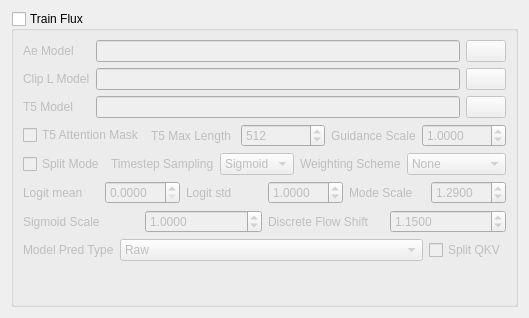
<?xml version="1.0" encoding="UTF-8"?>
<ui version="4.0">
 <class>flux_ui</class>
 <widget class="QWidget" name="flux_ui">
  <property name="geometry">
   <rect>
    <x>0</x>
    <y>0</y>
    <width>523</width>
    <height>318</height>
   </rect>
  </property>
  <property name="windowTitle">
   <string>Form</string>
  </property>
  <layout class="QGridLayout" name="gridLayout">
   <item row="0" column="0">
    <widget class="QGroupBox" name="flux_training_box">
     <property name="title">
      <string>Train Flux</string>
     </property>
     <property name="checkable">
      <bool>true</bool>
     </property>
     <property name="checked">
      <bool>false</bool>
     </property>
     <layout class="QGridLayout" name="gridLayout_2">
      <item row="0" column="0">
       <layout class="QFormLayout" name="formLayout_3">
        <item row="0" column="0">
         <widget class="QLabel" name="label">
          <property name="text">
           <string>Ae Model</string>
          </property>
         </widget>
        </item>
        <item row="0" column="1">
         <layout class="QHBoxLayout" name="horizontalLayout">
          <item>
           <widget class="DragDropLineEdit" name="ae_model_input"/>
          </item>
          <item>
           <widget class="QPushButton" name="ae_model_selector">
            <property name="text">
             <string/>
            </property>
           </widget>
          </item>
         </layout>
        </item>
        <item row="1" column="0">
         <widget class="QLabel" name="label_2">
          <property name="text">
           <string>Clip L Model</string>
          </property>
         </widget>
        </item>
        <item row="1" column="1">
         <layout class="QHBoxLayout" name="horizontalLayout_2">
          <item>
           <widget class="DragDropLineEdit" name="clip_l_model_input"/>
          </item>
          <item>
           <widget class="QPushButton" name="clip_l_model_selector">
            <property name="text">
             <string/>
            </property>
           </widget>
          </item>
         </layout>
        </item>
        <item row="2" column="0">
         <widget class="QLabel" name="label_3">
          <property name="text">
           <string>T5 Model</string>
          </property>
         </widget>
        </item>
        <item row="2" column="1">
         <layout class="QHBoxLayout" name="horizontalLayout_3">
          <item>
           <widget class="DragDropLineEdit" name="t5_model_input"/>
          </item>
          <item>
           <widget class="QPushButton" name="t5_model_selector">
            <property name="text">
             <string/>
            </property>
           </widget>
          </item>
         </layout>
        </item>
        <item row="3" column="0" colspan="2">
         <layout class="QHBoxLayout" name="horizontalLayout_4">
          <item>
           <widget class="QCheckBox" name="apply_t5_attention_mask_enable">
            <property name="sizePolicy">
             <sizepolicy hsizetype="Maximum" vsizetype="Fixed">
              <horstretch>0</horstretch>
              <verstretch>0</verstretch>
             </sizepolicy>
            </property>
            <property name="text">
             <string>T5 Attention Mask</string>
            </property>
           </widget>
          </item>
          <item>
           <widget class="QLabel" name="label_4">
            <property name="maximumSize">
             <size>
              <width>16777215</width>
              <height>16777215</height>
             </size>
            </property>
            <property name="toolTip">
             <string>&lt;html&gt;&lt;head/&gt;&lt;body&gt;&lt;p&gt;Max T5 Token Length represents the largest size a training prompt can be. Note that tokens are not the same as words. This is only for Flux training, 512 is default for dev, and 256 is default for schnell&lt;/p&gt;&lt;/body&gt;&lt;/html&gt;</string>
            </property>
            <property name="text">
             <string>T5 Max Length</string>
            </property>
           </widget>
          </item>
          <item>
           <widget class="SpinBox" name="t5_max_token_input">
            <property name="sizePolicy">
             <sizepolicy hsizetype="Minimum" vsizetype="Fixed">
              <horstretch>0</horstretch>
              <verstretch>0</verstretch>
             </sizepolicy>
            </property>
            <property name="toolTip">
             <string>&lt;html&gt;&lt;head/&gt;&lt;body&gt;&lt;p&gt;Max T5 Token Length represents the largest size a training prompt can be. Note that tokens are not the same as words. This is only for Flux training, 512 is default for dev, and 256 is default for schnell&lt;/p&gt;&lt;/body&gt;&lt;/html&gt;</string>
            </property>
            <property name="maximum">
             <number>16777215</number>
            </property>
            <property name="value">
             <number>512</number>
            </property>
           </widget>
          </item>
          <item>
           <widget class="QLabel" name="label_12">
            <property name="text">
             <string>Guidance Scale</string>
            </property>
           </widget>
          </item>
          <item>
           <widget class="DoubleSpinBox" name="guidance_scale_input">
            <property name="decimals">
             <number>4</number>
            </property>
            <property name="singleStep">
             <double>0.100000000000000</double>
            </property>
            <property name="value">
             <double>1.000000000000000</double>
            </property>
           </widget>
          </item>
         </layout>
        </item>
        <item row="4" column="0" colspan="2">
         <layout class="QHBoxLayout" name="horizontalLayout_5">
          <item>
           <widget class="QCheckBox" name="split_mode_enable">
            <property name="sizePolicy">
             <sizepolicy hsizetype="Minimum" vsizetype="Fixed">
              <horstretch>0</horstretch>
              <verstretch>0</verstretch>
             </sizepolicy>
            </property>
            <property name="text">
             <string>Split Mode</string>
            </property>
           </widget>
          </item>
          <item>
           <widget class="QLabel" name="label_6">
            <property name="text">
             <string>Timestep Sampling</string>
            </property>
           </widget>
          </item>
          <item>
           <widget class="ComboBox" name="timestep_sampling_selector">
            <item>
             <property name="text">
              <string>Sigmoid</string>
             </property>
            </item>
            <item>
             <property name="text">
              <string>Sigma</string>
             </property>
            </item>
            <item>
             <property name="text">
              <string>Uniform</string>
             </property>
            </item>
            <item>
             <property name="text">
              <string>Shift</string>
             </property>
            </item>
           </widget>
          </item>
          <item>
           <widget class="QLabel" name="label_5">
            <property name="text">
             <string>Weighting Scheme</string>
            </property>
           </widget>
          </item>
          <item>
           <widget class="ComboBox" name="weighting_scheme_selector">
            <item>
             <property name="text">
              <string>None</string>
             </property>
            </item>
            <item>
             <property name="text">
              <string>Sigma Sqrt</string>
             </property>
            </item>
            <item>
             <property name="text">
              <string>Logit Normal</string>
             </property>
            </item>
            <item>
             <property name="text">
              <string>Mode</string>
             </property>
            </item>
            <item>
             <property name="text">
              <string>Cosmap</string>
             </property>
            </item>
           </widget>
          </item>
         </layout>
        </item>
        <item row="5" column="0" colspan="2">
         <layout class="QHBoxLayout" name="horizontalLayout_14">
          <item>
           <widget class="QLabel" name="label_8">
            <property name="text">
             <string>Logit mean</string>
            </property>
           </widget>
          </item>
          <item>
           <widget class="DoubleSpinBox" name="logit_mean_input">
            <property name="decimals">
             <number>4</number>
            </property>
            <property name="singleStep">
             <double>0.010000000000000</double>
            </property>
           </widget>
          </item>
          <item>
           <widget class="QLabel" name="label_9">
            <property name="text">
             <string>Logit std</string>
            </property>
           </widget>
          </item>
          <item>
           <widget class="DoubleSpinBox" name="logit_std_input">
            <property name="decimals">
             <number>4</number>
            </property>
            <property name="singleStep">
             <double>0.010000000000000</double>
            </property>
            <property name="value">
             <double>1.000000000000000</double>
            </property>
           </widget>
          </item>
          <item>
           <widget class="QLabel" name="label_10">
            <property name="text">
             <string>Mode Scale</string>
            </property>
           </widget>
          </item>
          <item>
           <widget class="DoubleSpinBox" name="mode_scale_input">
            <property name="decimals">
             <number>4</number>
            </property>
            <property name="singleStep">
             <double>0.010000000000000</double>
            </property>
            <property name="value">
             <double>1.290000000000000</double>
            </property>
           </widget>
          </item>
         </layout>
        </item>
        <item row="6" column="0" colspan="2">
         <layout class="QHBoxLayout" name="horizontalLayout_13">
          <item>
           <widget class="QLabel" name="label_11">
            <property name="text">
             <string>Sigmoid Scale</string>
            </property>
           </widget>
          </item>
          <item>
           <widget class="DoubleSpinBox" name="sigmoid_scale_input">
            <property name="decimals">
             <number>4</number>
            </property>
            <property name="singleStep">
             <double>0.010000000000000</double>
            </property>
            <property name="value">
             <double>1.000000000000000</double>
            </property>
           </widget>
          </item>
          <item>
           <widget class="QLabel" name="label_7">
            <property name="text">
             <string>Discrete Flow Shift</string>
            </property>
           </widget>
          </item>
          <item>
           <widget class="DoubleSpinBox" name="discrete_flow_shift_input">
            <property name="decimals">
             <number>4</number>
            </property>
            <property name="singleStep">
             <double>0.010000000000000</double>
            </property>
            <property name="value">
             <double>1.150000000000000</double>
            </property>
           </widget>
          </item>
         </layout>
        </item>
        <item row="7" column="0" colspan="2">
         <layout class="QFormLayout" name="formLayout_16">
          <item row="0" column="0">
           <widget class="QLabel" name="label_13">
            <property name="text">
             <string>Model Pred Type</string>
            </property>
           </widget>
          </item>
          <item row="0" column="1">
           <layout class="QHBoxLayout" name="horizontalLayout_6">
            <item>
             <widget class="ComboBox" name="model_prediction_type_selector">
              <property name="sizePolicy">
               <sizepolicy hsizetype="Preferred" vsizetype="Fixed">
                <horstretch>0</horstretch>
                <verstretch>0</verstretch>
               </sizepolicy>
              </property>
              <item>
               <property name="text">
                <string>Raw</string>
               </property>
              </item>
              <item>
               <property name="text">
                <string>Sigma Scaled</string>
               </property>
              </item>
              <item>
               <property name="text">
                <string>Additive</string>
               </property>
              </item>
             </widget>
            </item>
            <item>
             <widget class="QCheckBox" name="split_qkv_enable">
              <property name="sizePolicy">
               <sizepolicy hsizetype="Maximum" vsizetype="Fixed">
                <horstretch>0</horstretch>
                <verstretch>0</verstretch>
               </sizepolicy>
              </property>
              <property name="text">
               <string>Split QKV</string>
              </property>
             </widget>
            </item>
           </layout>
          </item>
         </layout>
        </item>
       </layout>
      </item>
     </layout>
    </widget>
   </item>
  </layout>
 </widget>
 <customwidgets>
  <customwidget>
   <class>SpinBox</class>
   <extends>QSpinBox</extends>
   <header>modules.ScrollOnSelect.h</header>
  </customwidget>
  <customwidget>
   <class>ComboBox</class>
   <extends>QComboBox</extends>
   <header>modules.ScrollOnSelect.h</header>
  </customwidget>
  <customwidget>
   <class>DoubleSpinBox</class>
   <extends>QDoubleSpinBox</extends>
   <header>modules.ScrollOnSelect.h</header>
  </customwidget>
  <customwidget>
   <class>DragDropLineEdit</class>
   <extends>QLineEdit</extends>
   <header>modules.DragDropLineEdit.h</header>
  </customwidget>
 </customwidgets>
 <resources/>
 <connections/>
</ui>
